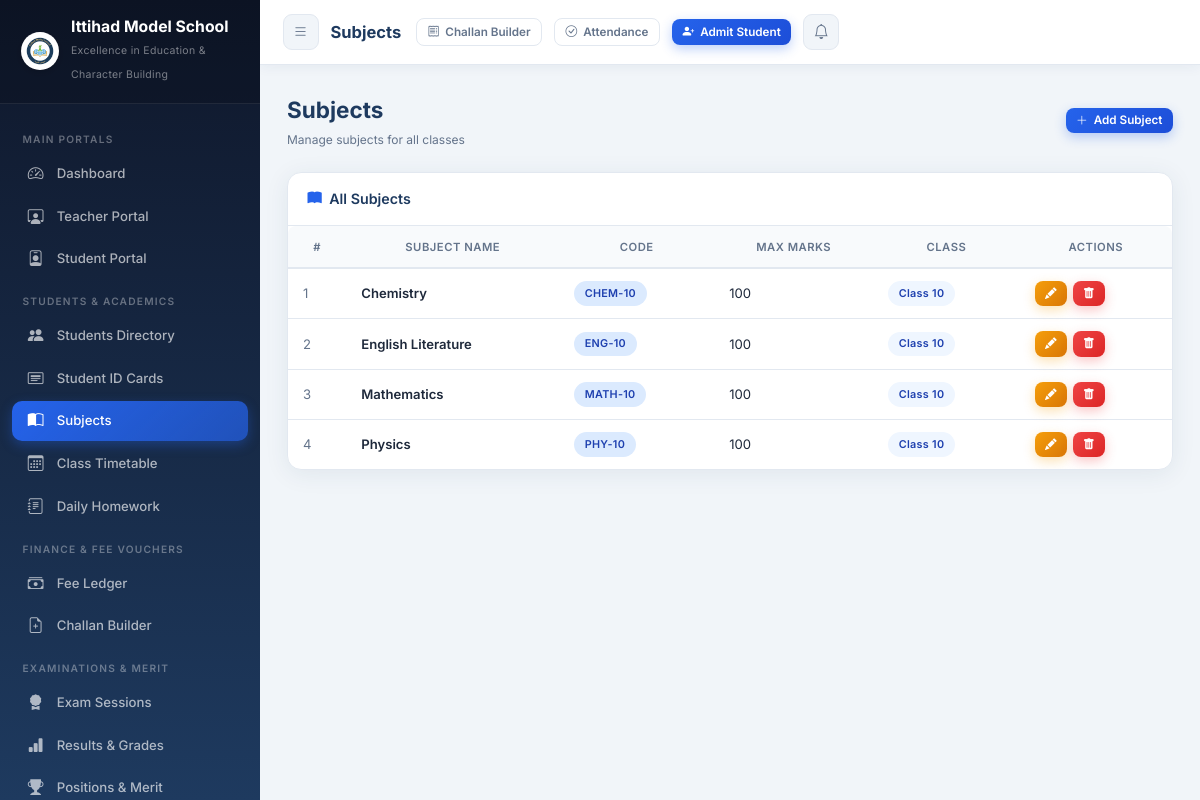
Page /subjects/ (signed in) on the committed database.
### core/models.py (models this page shows, shortened)
class SchoolSetting(models.Model):
    school_name        = models.CharField(max_length=200, default='Ittihad Model School')
    tagline            = models.CharField(max_length=250, default='Excellence in Education & Character Building')
    registration_no    = models.CharField(max_length=100, default='REG-IMS-2026-987')
    address            = models.TextField(default='Sector H-9, Educational Complex, Capital City')
    contact_phone      = models.CharField(max_length=50, default='+92 51 9876543 / 0300-1234567')
    email              = models.EmailField(default='info@ittihadmodelschool.edu.pk')
    website            = models.URLField(default='https://ittihadmodelschool.edu.pk', blank=True)
    logo               = models.ImageField(upload_to='school_branding/', default='school_branding/logo.png', blank=True, null=True)
    bank_name          = models.CharField(max_length=100, default='National Allied Bank Ltd')
    bank_account_title = models.CharField(max_length=150, default='Ittihad Model School Trust')
    bank_account_no    = models.CharField(max_length=50, default='0123-4567890123')
    iban               = models.CharField(max_length=50, default='PK36NABL0000012345678901')
    bank_branch        = models.CharField(max_length=100, default='Main Campus Branch (Code: 0422)')
    currency_symbol    = models.CharField(max_length=10, default='PKR')
    late_fee_per_day   = models.DecimalField(max_digits=8, decimal_places=2, default=50.00)
    principal_name     = models.CharField(max_length=100, default='Prof. Dr. Sarah Jenkins')
    @classmethod
    def get_settings(cls):
        obj, _ = cls.objects.get_or_create(
            id=1,
            defaults={
                'school_name': 'Ittihad Model School',
                'tagline': 'Excellence in Education & Character Building',
                'logo': 'school_branding/logo.png',
            }
        )
        return obj

class Subject(models.Model):
    name          = models.CharField(max_length=100)
    code          = models.CharField(max_length=15, unique=True, db_index=True)
    max_marks     = models.IntegerField(default=100)
    passing_marks = models.IntegerField(default=40)
    student_class = models.CharField(max_length=10, choices=CLASS_CHOICES, blank=True, db_index=True)
    teacher       = models.ForeignKey(Staff, on_delete=models.SET_NULL, null=True, blank=True, related_name='assigned_subjects')
    class Meta:
        ordering = ['student_class', 'name']

### core/views.py (the view)
# urls.py: path('subjects/',                    views.subject_list,             name='subject_list'),
@login_required
def subject_list(request):
    subjects = Subject.objects.select_related('teacher').all()
    return render(request, 'core/subject_list.html', {'subjects': subjects})

### core/context_processors.py (called while the page is built)
def school_settings_processor(request):
    try:
        setting = SchoolSetting.get_settings()
    except Exception:
        setting = None
    return {
        'school_setting': setting,
        'SCHOOL_NAME': setting.school_name if setting else 'Ittihad Model School',
    }

### templates/core/subject_list.html (shortened to what this page needs)
{% extends 'base.html' %}
{% block page_title %}Subjects{% endblock %}
{% block content %}
<div class="page-header fade-in">
  <div>
    <h2>Subjects</h2>
    <div class="breadcrumb">Manage subjects for all classes</div>
  </div>
  <a href="{% url 'subject_add' %}" class="btn btn-primary btn-sm" id="addSubjectBtn">
    <i class="bi bi-plus-lg"></i> Add Subject
  </a>
</div>
<div class="card fade-in">
  <div class="card-header">
    <h5><i class="bi bi-book-fill" style="color:var(--primary-light);"></i> All Subjects</h5>
  </div>
  <div class="card-body p-0">
    {% if subjects %}
    <div class="table-wrapper">
      <table>
        <thead>
          <tr><th>#</th><th>Subject Name</th><th>Code</th><th>Max Marks</th><th>Class</th><th>Actions</th></tr>
        </thead>
        <tbody>
          {% for s in subjects %}
          <tr>
            <td style="color:var(--text-muted);">{{ forloop.counter }}</td>
            <td class="fw-600">{{ s.name }}</td>
            <td><span class="badge badge-info">{{ s.code }}</span></td>
            <td>{{ s.max_marks }}</td>
            <td>
              {% if s.student_class %}
                <span class="badge badge-primary">Class {{ s.student_class }}</span>
              {% else %}
                <span class="text-muted">All Classes</span>
              {% endif %}
            </td>
            <td>
              <div style="display:flex;gap:0.35rem;">
                <a href="{% url 'subject_edit' s.pk %}" class="btn btn-warning btn-sm" title="Edit">
                  <i class="bi bi-pencil-fill"></i>
                </a>
                <a href="{% url 'subject_delete' s.pk %}" class="btn btn-danger btn-sm" title="Delete"
                   data-confirm="Delete subject {{ s.name }}?">
                  <i class="bi bi-trash-fill"></i>
                </a>
              </div>
            </td>
          </tr>
          {% endfor %}
        </tbody>
      </table>
    </div>
    {% endif %}
  </div>
</div>
{% endblock %}

### templates/base.html (shortened to what this page needs)
<!DOCTYPE html>
<html lang="en">
<head>
  {% load static %}
  <link rel="stylesheet" href="{% static 'css/style.css' %}">
  <link rel="stylesheet" href="https://cdn.jsdelivr.net/npm/bootstrap-icons@1.11.1/font/bootstrap-icons.css">
</head>
<body>
<aside class="sidebar" id="sidebar">
  <div class="sidebar-brand">
    <div class="brand-icon" style="display:flex; align-items:center; justify-content:center; background:none;">
      {% if school_setting.logo %}
        <img src="{{ school_setting.logo.url }}" alt="Logo" style="width:38px; height:38px; border-radius:50%; object-fit:contain; background:white; padding:1px; box-shadow:0 2px 6px rgba(0,0,0,0.15);">
      {% else %}
        <img src="{% static 'images/logo.png' %}" alt="Logo" style="width:38px; height:38px; border-radius:50%; object-fit:contain; background:white; padding:1px; box-shadow:0 2px 6px rgba(0,0,0,0.15);" onerror="this.outerHTML='🏫'">
      {% endif %}
    </div>
    <div class="brand-text">
      <h2 style="font-size:1.05rem; line-height:1.2;">{{ school_setting.school_name|default:"Ittihad Model School" }}</h2>
      <span style="font-size:0.7rem; letter-spacing:0.3px;">{{ school_setting.tagline|default:"Excellence in Education" }}</span>
    </div>
  </div>
  <nav class="sidebar-menu">
    <div class="menu-label">Main Portals</div>
    <div class="nav-item">
      <a href="{% url 'dashboard' %}" class="nav-link">
        <span class="nav-icon"><i class="bi bi-speedometer2"></i></span>
        Dashboard
      </a>
    </div>
    <div class="nav-item">
      <a href="{% url 'teacher_portal' %}" class="nav-link">
        <span class="nav-icon"><i class="bi bi-person-workspace"></i></span>
        Teacher Portal
      </a>
    </div>
    <div class="nav-item">
      <a href="{% url 'student_portal' %}" class="nav-link">
        <span class="nav-icon"><i class="bi bi-person-badge"></i></span>
        Student Portal
      </a>
    </div>
    <div class="menu-label">Students & Academics</div>
    <div class="nav-item">
      <a href="{% url 'student_list' %}" class="nav-link">
        <span class="nav-icon"><i class="bi bi-people-fill"></i></span>
        Students Directory
      </a>
    </div>
    <div class="nav-item">
      <a href="{% url 'student_id_cards_pdf' %}" target="_blank" class="nav-link">
        <span class="nav-icon"><i class="bi bi-card-heading"></i></span>
        Student ID Cards
      </a>
    </div>
    <div class="nav-item">
      <a href="{% url 'subject_list' %}" class="nav-link">
        <span class="nav-icon"><i class="bi bi-book-half"></i></span>
        Subjects
      </a>
    </div>
    <div class="nav-item">
      <a href="{% url 'timetable_list' %}" class="nav-link">
        <span class="nav-icon"><i class="bi bi-calendar3"></i></span>
        Class Timetable
      </a>
    </div>
    <div class="nav-item">
      <a href="{% url 'homework_list' %}" class="nav-link">
        <span class="nav-icon"><i class="bi bi-journal-text"></i></span>
        Daily Homework
      </a>
    </div>
    <div class="menu-label">Finance & Fee Vouchers</div>
    <div class="nav-item">
      <a href="{% url 'fee_list' %}" class="nav-link">
        <span class="nav-icon"><i class="bi bi-cash-stack"></i></span>
        Fee Ledger
      </a>
    </div>
    <div class="nav-item">
      <a href="{% url 'bulk_voucher_generate' %}" class="nav-link">
        <span class="nav-icon"><i class="bi bi-file-earmark-plus"></i></span>
        Challan Builder
      </a>
    </div>
    <div class="menu-label">Examinations & Merit</div>
    <div class="nav-item">
      <a href="{% url 'exam_list' %}" class="nav-link">
        <span class="nav-icon"><i class="bi bi-award-fill"></i></span>
        Exam Sessions
      </a>
    </div>
    <div class="nav-item">
      <a href="{% url 'result_list' %}" class="nav-link">
        <span class="nav-icon"><i class="bi bi-bar-chart-fill"></i></span>
        Results & Grades
      </a>
    </div>
    <div class="nav-item">
      <a href="{% url 'merit_list_view' %}" class="nav-link">
        <span class="nav-icon"><i class="bi bi-trophy-fill"></i></span>
        Positions & Merit
      </a>
    </div>
  </nav>
</aside>
<header class="topbar">
  <div style="display:flex; align-items:center; gap:12px;">
    <button class="btn-icon" id="menuToggle" aria-label="Toggle menu">
      <i class="bi bi-list"></i>
    </button>
    <div class="topbar-title">{% block page_title %}EduManage Dashboard{% endblock %}</div>
  </div>
  <div class="topbar-actions">
    <a href="{% url 'bulk_voucher_generate' %}" class="btn btn-outline btn-sm" title="Generate Monthly Vouchers">
      <i class="bi bi-receipt"></i> <span class="d-none-sm">Challan Builder</span>
    </a>
    <a href="{% url 'student_attendance' %}" class="btn btn-outline btn-sm" title="Mark Daily Attendance">
      <i class="bi bi-check-circle"></i> <span class="d-none-sm">Attendance</span>
    </a>
    <a href="{% url 'student_add' %}" class="btn btn-primary btn-sm" id="quickAddStudent">
      <i class="bi bi-person-plus-fill"></i> <span class="d-none-sm">Admit Student</span>
    </a>
    <a href="{% url 'notifications' %}" class="btn-icon" id="notifBtn" title="Notifications">
      <i class="bi bi-bell"></i>
    </a>
  </div>
</header>
<main class="main-content">
  <div class="page-body">
    {% block content %}{% endblock %}
  </div>
</main>
</body>
</html>

### rows in the picture
SchoolSetting: logo (picture), school_name "Ittihad Model School", tagline "Excellence in Education & Character Building"
Subject: name "Chemistry", code "CHEM-10", max_marks "100", student_class "10"
Subject: name "English Literature", code "ENG-10", max_marks "100", student_class "10"
Subject: name "Mathematics", code "MATH-10", max_marks "100", student_class "10"
Subject: name "Physics", code "PHY-10", max_marks "100", student_class "10"
